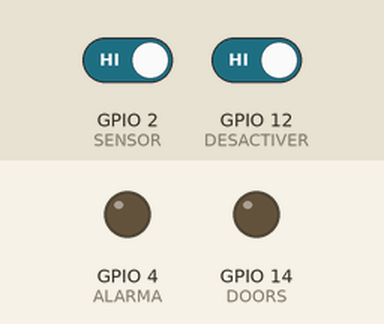
Recording of a sketch running on a simulated ESP8266 (NodeMCU). Shown: output pins drawn as LEDs (lit = HIGH). Dashed ring = blinking. The inputs (shaded band) are chosen by the test bench; at power-on: GPIO 2 (SENSOR) HIGH, GPIO 12 (DESACTIVER) HIGH. WiFi joins after 1.5 s; servers stay silent unless stated; uploads are accepted with an empty reply; what the sketch prints to the serial monitor is not drawn.

Above: at 2.7 s.
2.8 s: GPIO 2 (SENSOR) driven LOW
At 3.2 s:
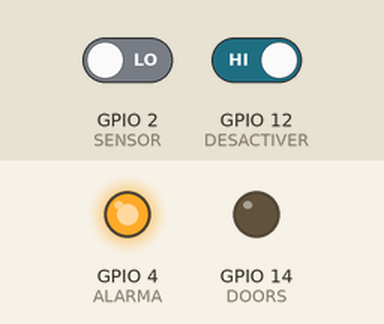
4.4 s: GPIO 12 (DESACTIVER) driven LOW
At 6.9 s:
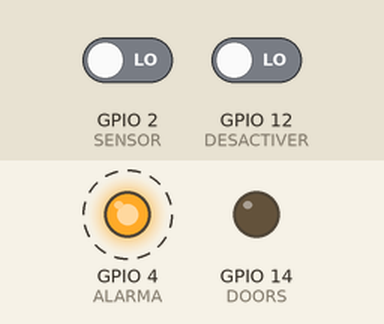
7.8 s: GPIO 12 (DESACTIVER) driven HIGH
At 9.2 s:
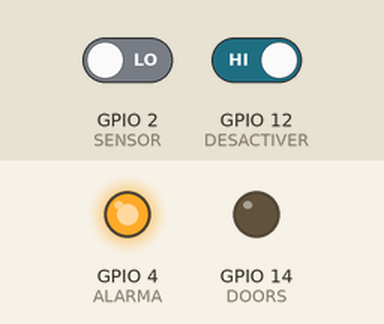
Timing chart, 0 to 10.8 s (numbered marks = the images above; inputs shaded):
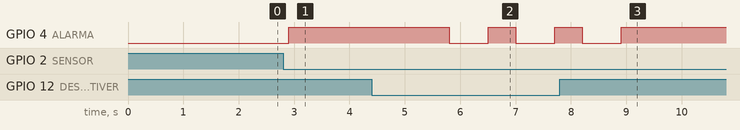

The sketch:

SecurityProgram_.ino
```cpp
/**
   PostHTTPClient.ino

    Created on: 21.11.2016

*/

#include <ESP8266WiFi.h>
#include <ESP8266HTTPClient.h>

/* this can be run with an emulated server on host:
        cd esp8266-core-root-dir
        cd tests/host
        make ../../libraries/ESP8266WebServer/examples/PostServer/PostServer
        bin/PostServer/PostServer
   then put your PC's IP address in SERVER_IP below, port 9080 (instead of default 80):
*/
//#define SERVER_IP "10.0.1.7:9080" // PC address with emulation on host
#define SERVER_IP "192.168.1.62:3000"

#ifndef STASSID
#define STASSID "Dexter"
#define STAPSK  "32649971"
#endif
  int httpCode;
  int stateAlarm;
  int SENSOR = 2;
  int ALARMA = 4;
  int DOORS = 14;
  int DESACTIVER = 12;
void setup() {
  pinMode(SENSOR, INPUT_PULLUP);
  pinMode(DESACTIVER, INPUT);
  pinMode(ALARMA, OUTPUT);
  pinMode(DOORS, OUTPUT);

  digitalWrite(DOORS, LOW);
  digitalWrite(ALARMA, LOW);

  Serial.begin(115200);
  stateAlarm = 'F';
  Serial.println();
  Serial.println();
  Serial.println();

  WiFi.begin(STASSID, STAPSK);

  while (WiFi.status() != WL_CONNECTED) {
    delay(500);
    Serial.print(".");
  }
  Serial.println("");
  Serial.print("Connected! IP address: ");
  Serial.println(WiFi.localIP());

}

void loop() {
  // wait for WiFi connectionç
    int pushButtonState;
    int desactiveState;
    pushButtonState = digitalRead(SENSOR);
    desactiveState = digitalRead(DESACTIVER);

   if(pushButtonState == LOW){
     Serial.print("Se Activó el pulsador Alarma, enviando mensaje de alerta");
     digitalWrite(ALARMA, HIGH);
     stateAlarm = 'T';
     delay(500);
    }
      if(desactiveState == LOW){
         digitalWrite(ALARMA, LOW);
         digitalWrite(DOORS, LOW);

           stateAlarm = 'F';
       }


  if ((WiFi.status() == WL_CONNECTED)) {
    WiFiClient client;
    HTTPClient http;
    Serial.print("[HTTP] begin...\n");
    // configure traged server and url
    http.begin(client, "http://" SERVER_IP "/postplain/"); //HTTP
    http.addHeader("Content-Type", "application/json");
    //datasServer = http.GET();
    Serial.print("[HTTP] POST...\n");
    // start connection and send HTTP header and body
    if(digitalRead(4) == HIGH || (stateAlarm == 'T')){
      httpCode = http.POST("{\"Security_room_alarm\":\"Enable\", \"DOORS\": \"CLOSED\"}");
      }else{
        if(digitalRead(DOORS) == HIGH){
           httpCode = http.POST("{\"Security_room_alarm\":\"Disable\", \"DOORS\": \"CLOSED\"}");
          }else{
           httpCode = http.POST("{\"Security_room_alarm\":\"Disable\", \"DOORS\": \"OPENED\"}");
          }
      }

    // httpCode will be negative on error
    if (httpCode > 0 && (digitalRead(4) == HIGH)) {
      // HTTP header has been send and Server response header has been handled
      Serial.printf("[HTTP] POST... code: %d\n", httpCode);

      // file found at server
      if (httpCode == HTTP_CODE_OK) {
        const String& payload = http.getString();
        Serial.println("received payload:\n<<");
        Serial.println(payload);
        if(payload == "CLOSE_DOORS"){
           Serial.print("Cerrando Puertas de seguridad");
           digitalWrite(DOORS, HIGH);
          }

        Serial.println(">>");
      }
    } else {
      if(digitalRead(DOORS) == HIGH && (digitalRead(4) == LOW)){
         Serial.print("Security Room is Safe with DOORS Closed but Alarm desactivate!");
        }
      if(digitalRead(DOORS) == HIGH && (digitalRead(4) == HIGH)){
         Serial.print("Security Room is Safe with DOORS Closed but Alarm ACTIVATE!");
        }
      //Serial.printf("[HTTP] POST... failed, error: %s\n", http.errorToString(httpCode).c_str());
    }


    http.end();
  }

  delay(500);
}
```

Measured:
- after the input at 2.8 s, GPIO 4 (ALARMA): LOW → HIGH after 0.10 s
- after the input at 4.4 s, GPIO 4 (ALARMA): alternates HIGH for 0.50 s and LOW for 0.70 s, starting after 1.4 s
- after the input at 7.8 s, GPIO 4 (ALARMA): goes on until 8.9 s, then stays HIGH
